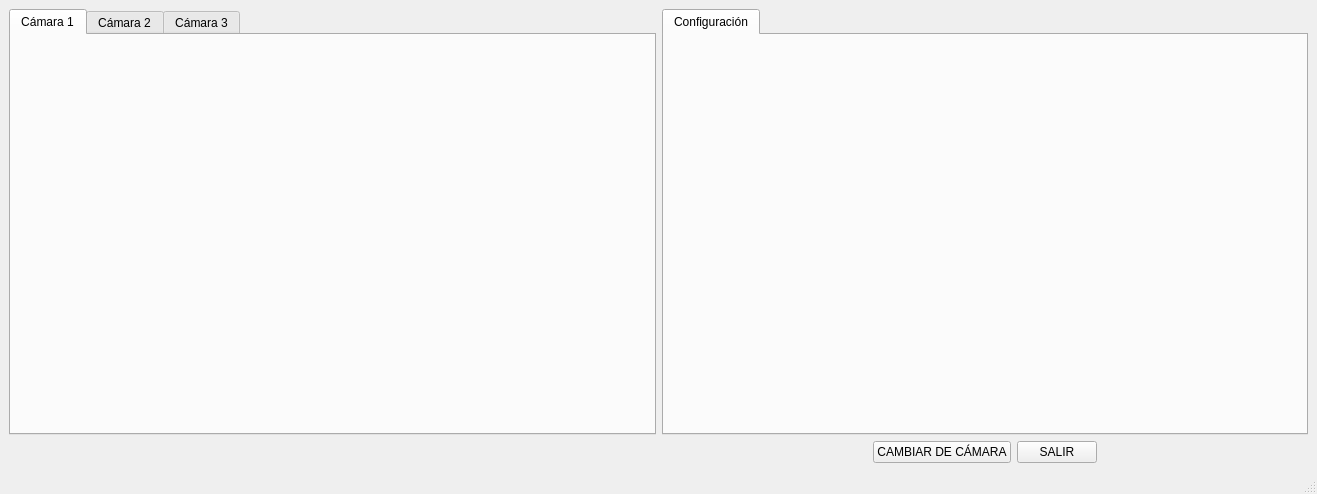
<?xml version="1.0" encoding="UTF-8"?>
<ui version="4.0">
 <class>MainWindow</class>
 <widget class="QMainWindow" name="MainWindow">
  <property name="geometry">
   <rect>
    <x>0</x>
    <y>0</y>
    <width>1317</width>
    <height>494</height>
   </rect>
  </property>
  <property name="sizePolicy">
   <sizepolicy hsizetype="Maximum" vsizetype="Maximum">
    <horstretch>0</horstretch>
    <verstretch>0</verstretch>
   </sizepolicy>
  </property>
  <property name="windowTitle">
   <string>MainWindow</string>
  </property>
  <property name="documentMode">
   <bool>false</bool>
  </property>
  <widget class="QWidget" name="centralwidget">
   <layout class="QGridLayout" name="gridLayout_2">
    <item row="0" column="0">
     <layout class="QGridLayout" name="gridLayout">
      <item row="0" column="1">
       <widget class="QTabWidget" name="tabWidget_2">
        <property name="currentIndex">
         <number>0</number>
        </property>
        <widget class="QWidget" name="tab_3">
         <attribute name="title">
          <string>Configuración</string>
         </attribute>
        </widget>
       </widget>
      </item>
      <item row="1" column="1">
       <layout class="QHBoxLayout" name="horizontalLayout_2">
        <item>
         <spacer name="horizontalSpacer">
          <property name="orientation">
           <enum>Qt::Horizontal</enum>
          </property>
          <property name="sizeHint" stdset="0">
           <size>
            <width>98</width>
            <height>20</height>
           </size>
          </property>
         </spacer>
        </item>
        <item>
         <layout class="QHBoxLayout" name="horizontalLayout">
          <property name="spacing">
           <number>6</number>
          </property>
          <property name="sizeConstraint">
           <enum>QLayout::SetDefaultConstraint</enum>
          </property>
          <item>
           <widget class="QPushButton" name="pushButton">
            <property name="text">
             <string>CAMBIAR DE CÁMARA</string>
            </property>
           </widget>
          </item>
          <item>
           <widget class="QPushButton" name="pushButton_2">
            <property name="text">
             <string>SALIR</string>
            </property>
           </widget>
          </item>
         </layout>
        </item>
        <item>
         <spacer name="horizontalSpacer_2">
          <property name="orientation">
           <enum>Qt::Horizontal</enum>
          </property>
          <property name="sizeHint" stdset="0">
           <size>
            <width>98</width>
            <height>20</height>
           </size>
          </property>
         </spacer>
        </item>
       </layout>
      </item>
      <item row="0" column="0">
       <widget class="QTabWidget" name="tabWidget">
        <property name="sizePolicy">
         <sizepolicy hsizetype="Expanding" vsizetype="Expanding">
          <horstretch>0</horstretch>
          <verstretch>0</verstretch>
         </sizepolicy>
        </property>
        <property name="maximumSize">
         <size>
          <width>800</width>
          <height>800</height>
         </size>
        </property>
        <property name="tabShape">
         <enum>QTabWidget::Rounded</enum>
        </property>
        <property name="currentIndex">
         <number>0</number>
        </property>
        <property name="elideMode">
         <enum>Qt::ElideLeft</enum>
        </property>
        <property name="tabsClosable">
         <bool>false</bool>
        </property>
        <widget class="QWidget" name="tab">
         <property name="sizePolicy">
          <sizepolicy hsizetype="Maximum" vsizetype="Preferred">
           <horstretch>0</horstretch>
           <verstretch>0</verstretch>
          </sizepolicy>
         </property>
         <attribute name="title">
          <string>Cámara 1</string>
         </attribute>
         <layout class="QGridLayout" name="gridLayout_4">
          <item row="0" column="0" rowspan="2" colspan="2">
           <widget class="QLabel" name="label">
            <property name="sizePolicy">
             <sizepolicy hsizetype="Expanding" vsizetype="Expanding">
              <horstretch>1</horstretch>
              <verstretch>1</verstretch>
             </sizepolicy>
            </property>
            <property name="text">
             <string/>
            </property>
            <property name="pixmap">
             <pixmap>../../../../OneDrive/Imágenes/Buenos Aires 2023/IMG_1500.JPG</pixmap>
            </property>
            <property name="scaledContents">
             <bool>true</bool>
            </property>
            <property name="wordWrap">
             <bool>false</bool>
            </property>
           </widget>
          </item>
         </layout>
        </widget>
        <widget class="QWidget" name="tab_2">
         <attribute name="title">
          <string>Cámara 2</string>
         </attribute>
         <layout class="QGridLayout" name="gridLayout_5">
          <item row="0" column="0">
           <widget class="QLabel" name="label_2">
            <property name="sizePolicy">
             <sizepolicy hsizetype="Expanding" vsizetype="Expanding">
              <horstretch>1</horstretch>
              <verstretch>1</verstretch>
             </sizepolicy>
            </property>
            <property name="text">
             <string/>
            </property>
            <property name="pixmap">
             <pixmap>../../../../OneDrive/Imágenes/Buenos Aires 2023/IMG_1499.JPG</pixmap>
            </property>
            <property name="scaledContents">
             <bool>true</bool>
            </property>
            <property name="wordWrap">
             <bool>false</bool>
            </property>
           </widget>
          </item>
         </layout>
        </widget>
        <widget class="QWidget" name="tab_5">
         <attribute name="title">
          <string>Cámara 3</string>
         </attribute>
         <layout class="QGridLayout" name="gridLayout_6">
          <item row="0" column="0">
           <widget class="QLabel" name="label_3">
            <property name="sizePolicy">
             <sizepolicy hsizetype="Expanding" vsizetype="Expanding">
              <horstretch>1</horstretch>
              <verstretch>1</verstretch>
             </sizepolicy>
            </property>
            <property name="text">
             <string/>
            </property>
            <property name="pixmap">
             <pixmap>../../../../OneDrive/Imágenes/Buenos Aires 2023/IMG_1479.JPG</pixmap>
            </property>
            <property name="scaledContents">
             <bool>true</bool>
            </property>
            <property name="wordWrap">
             <bool>false</bool>
            </property>
           </widget>
          </item>
         </layout>
        </widget>
       </widget>
      </item>
     </layout>
    </item>
   </layout>
  </widget>
  <widget class="QMenuBar" name="menubar">
   <property name="geometry">
    <rect>
     <x>0</x>
     <y>0</y>
     <width>1317</width>
     <height>21</height>
    </rect>
   </property>
  </widget>
  <widget class="QStatusBar" name="statusbar"/>
 </widget>
 <resources/>
 <connections/>
</ui>
